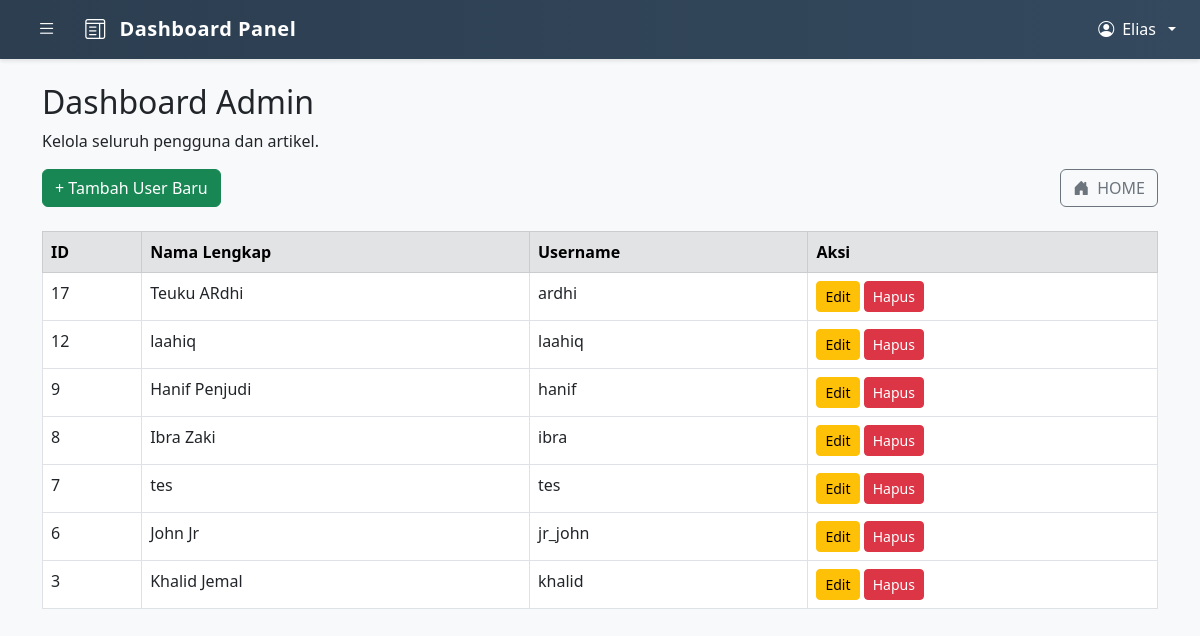
Screenshot of /bloging/dashboard/admin/users_management.php (signed in) with the database file from the repository.
### tables this page shows
CREATE TABLE IF NOT EXISTS `users` (
  `id` int NOT NULL AUTO_INCREMENT,
  `fname` varchar(255) NOT NULL,
  `username` varchar(255) NOT NULL,
  `password` varchar(255) NOT NULL,
  PRIMARY KEY (`id`),
  UNIQUE KEY `username` (`username`)
);

### bloging/dashboard/admin/users_management.php (the view, shortened to what this page needs)
<?php
include '../../config.php';
$result = $conn->query("SELECT * FROM users ORDER BY id DESC");
?>
<!DOCTYPE html>
<html lang="id">
<head>
    <link href="https://cdn.jsdelivr.net/npm/bootstrap@5.3.0/dist/css/bootstrap.min.css" rel="stylesheet">
    <link href="https://cdn.jsdelivr.net/npm/bootstrap-icons@1.10.5/font/bootstrap-icons.css" rel="stylesheet">
</head>
<body class="bg-light">
    <?php include '../components/navbar.php'; ?>
    <?php include '../components/sidebar.php'; ?>
    <div class="container py-4">
        <h2>Dashboard Admin</h2>
        <p>Kelola seluruh pengguna dan artikel.</p>
        <div class="mb-4 d-flex justify-content-between">
            <a href="add_user.php" class="btn btn-success">+ Tambah User Baru</a>
            <a href="../../../index.php" class="btn btn-outline-secondary d-inline-flex align-items-center gap-2">
                <i class="bi bi-house-door-fill"></i> HOME
            </a>
        </div>
        <div class="table-responsive">
            <table class="table table-bordered table-hover">
                <thead class="table-secondary">
                    <tr>
                        <th>ID</th>
                        <th>Nama Lengkap</th>
                        <th>Username</th>
                        <th>Aksi</th>
                    </tr>
                </thead>
                <tbody>
                    <?php while ($row = $result->fetch_assoc()): ?>
                        <tr>
                            <td><?= $row['id'] ?></td>
                            <td><?= htmlspecialchars($row['fname']) ?></td>
                            <td><?= htmlspecialchars($row['username']) ?></td>
                            <td>
                                <a href="edit_user.php?id=<?= $row['id'] ?>" class="btn btn-sm btn-warning">Edit</a>
                                <a href="delete_user.php?id=<?= $row['id'] ?>" class="btn btn-sm btn-danger" onclick="return confirm('Yakin ingin menghapus?')">Hapus</a>
                            </td>
                        </tr>
                    <?php endwhile; ?>
                </tbody>
            </table>
        </div>
    </div>
</body>
</html>

### rows the page displays
users: id "17", fname "Teuku ARdhi", username "ardhi"
users: id "12", fname "laahiq", username "laahiq"
users: id "9", fname "Hanif Penjudi", username "hanif"
users: id "8", fname "Ibra Zaki", username "ibra"
users: id "7", fname "tes", username "tes"
users: id "6", fname "John Jr", username "jr_john"
users: id "3", fname "Khalid Jemal", username "khalid"

### other values shown
$displayName "Elias"
